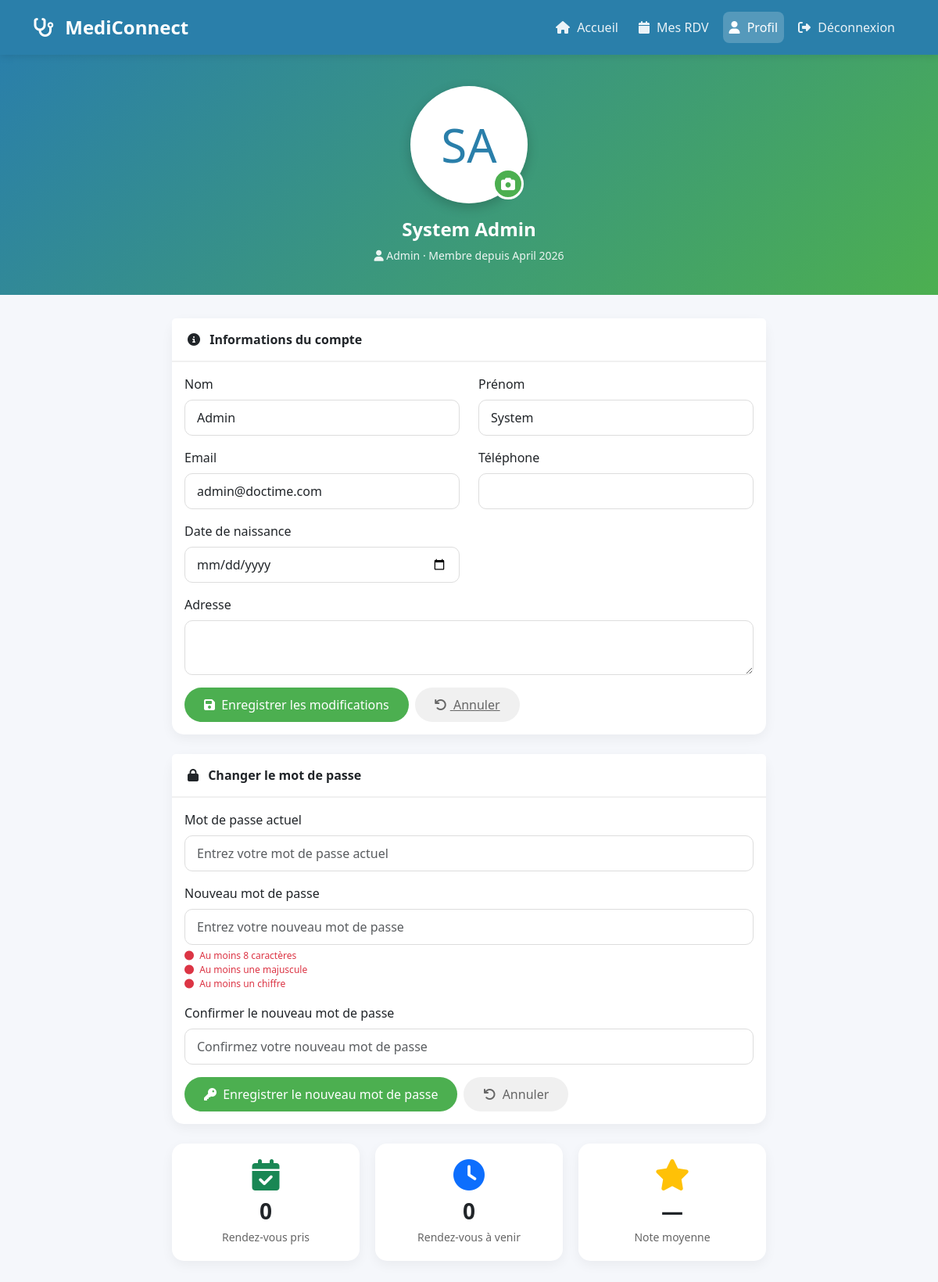
Page /index.php?page=mon_profil (signed in) on the committed database.
### tables this page shows
CREATE TABLE IF NOT EXISTS users (
    id INT AUTO_INCREMENT PRIMARY KEY,
    nom VARCHAR(100) NOT NULL,
    prenom VARCHAR(100) NOT NULL,
    email VARCHAR(255) NOT NULL UNIQUE,
    password VARCHAR(255) NOT NULL,
    telephone VARCHAR(20),
    adresse TEXT,
    date_naissance DATE,
    genre ENUM('M', 'F', 'Autre'),
    role ENUM('admin', 'medecin', 'patient') NOT NULL DEFAULT 'patient',
    statut ENUM('actif', 'inactif', 'en_attente') DEFAULT 'en_attente',
    avatar VARCHAR(255),
    derniere_connexion DATETIME,
    created_at TIMESTAMP DEFAULT CURRENT_TIMESTAMP,
    updated_at TIMESTAMP DEFAULT CURRENT_TIMESTAMP ON UPDATE CURRENT_TIMESTAMP,
    INDEX idx_email (email),
    INDEX idx_role (role),
    INDEX idx_statut (statut)
);

### config/database.php (called while the page is built, shortened)
<?php
class Database {
    private static ?Database $instance = null;
    private ?PDO $conn = null;
    private string $host = "localhost";
    private string $db_name = "doctime_db";
    private string $username = "root";
    private string $password = "";
    public static function getInstance(): Database {
        if (self::$instance === null) {
            self::$instance = new self();
        }
        return self::$instance;
    }
    private function connect(): void {
        try {
            $this->conn = new PDO(
                "mysql:host=" . $this->host . ";dbname=" . $this->db_name . ";charset=utf8mb4",
                $this->username,
                $this->password,
                [
                    PDO::ATTR_ERRMODE => PDO::ERRMODE_EXCEPTION,
                    PDO::ATTR_DEFAULT_FETCH_MODE => PDO::FETCH_ASSOC,
                    PDO::ATTR_EMULATE_PREPARES => false,
                ]
            );
        } catch (PDOException $e) {
            error_log("Erreur de connexion : " . $e->getMessage());
            die("Erreur de connexion à la base de données");
        }
    }
    public function getConnection(): PDO {
        return $this->conn;
    }
}
?>

### models/User.php (called while the page is built, shortened)
<?php
require_once __DIR__ . '/../config/database.php';
class User {
    private PDO $db;
    public function __construct() {
        $this->db = Database::getInstance()->getConnection();
    }
    public function findById(int $id): array|false {
        $stmt = $this->db->prepare(
            "SELECT * FROM users WHERE id = :id LIMIT 1"
        );
        $stmt->execute([':id' => $id]);
        return $stmt->fetch(PDO::FETCH_ASSOC);
    }
}

### views/frontoffice/profil.php (the view, shortened to what this page needs)
<!DOCTYPE html>
<html lang="fr">
<head>
    <link href="https://cdn.jsdelivr.net/npm/bootstrap@5.3.0/dist/css/bootstrap.min.css" rel="stylesheet">
    <link rel="stylesheet" href="https://cdnjs.cloudflare.com/ajax/libs/font-awesome/6.4.0/css/all.min.css">
</head>
<body>
    <nav class="navbar navbar-expand-lg">
        <div class="container">
            <a class="navbar-brand" href="index.php?page=accueil">
                <i class="fas fa-stethoscope"></i> MediConnect
            </a>
            <div class="collapse navbar-collapse" id="navbarNav">
                <ul class="navbar-nav ms-auto">
                    <li class="nav-item">
                        <a class="nav-link" href="index.php?page=accueil"><i class="fas fa-home"></i> Accueil</a>
                    </li>
                    <li class="nav-item">
                        <a class="nav-link" href="index.php?page=mes_rendez_vous"><i class="fas fa-calendar"></i> Mes RDV</a>
                    </li>
                    <li class="nav-item">
                        <a class="nav-link active" href="index.php?page=profil"><i class="fas fa-user"></i> Profil</a>
                    </li>
                    <li class="nav-item">
                        <a class="nav-link" href="index.php?page=logout"><i class="fas fa-sign-out-alt"></i> Déconnexion</a>
                    </li>
                </ul>
            </div>
        </div>
    </nav>
    <div class="profile-header">
        <div class="profile-avatar-wrapper">
            <?php
                $prenom = $user['prenom'] ?? $_SESSION['user_name'] ?? '';
                $nom    = $user['nom']    ?? '';
                $initiales = strtoupper(substr($prenom, 0, 1) . substr($nom, 0, 1));
                $avatar = $user['avatar'] ?? null;
            ?>
            <div class="profile-avatar" onclick="document.getElementById('avatarInput').click()">
                <?php if ($avatar && file_exists($avatar)): ?>
                    <img src="<?= htmlspecialchars($avatar) ?>" style="width:100%;height:100%;border-radius:50%;object-fit:cover;" alt="Avatar">
                <?php else: ?>
                    <?= $initiales ?: '👤' ?>
                <?php endif; ?>
            </div>
            <div class="avatar-overlay" onclick="document.getElementById('avatarInput').click()">
                <i class="fas fa-camera"></i>
            </div>
        </div>
        <div class="profile-name">
            <?= htmlspecialchars(($user['prenom'] ?? '') . ' ' . ($user['nom'] ?? $_SESSION['user_name'] ?? '')) ?>
        </div>
        <div class="profile-role">
            <i class="fas fa-user"></i>
            <?= ucfirst($userRole ?? $_SESSION['user_role'] ?? 'patient') ?>
            · Membre depuis <?= isset($user['created_at']) ? date('F Y', strtotime($user['created_at'])) : date('F Y') ?>
        </div>
    </div>
    <div class="main-container">
        <div class="card">
            <div class="card-header">
                <i class="fas fa-info-circle me-2"></i> Informations du compte
            </div>
            <div class="card-body">
                <form method="POST" action="index.php?page=profil">
                    <div class="row">
                        <div class="col-md-6 mb-3">
                            <label class="form-label">Nom</label>
                            <input type="text" name="nom" class="form-control"
                                   value="<?= htmlspecialchars($user['nom'] ?? '') ?>" required>
                        </div>
                        <div class="col-md-6 mb-3">
                            <label class="form-label">Prénom</label>
                            <input type="text" name="prenom" class="form-control"
                                   value="<?= htmlspecialchars($user['prenom'] ?? '') ?>" required>
                        </div>
                    </div>
                    <div class="row">
                        <div class="col-md-6 mb-3">
                            <label class="form-label">Email</label>
                            <input type="email" name="email" class="form-control"
                                   value="<?= htmlspecialchars($user['email'] ?? $_SESSION['user_email'] ?? '') ?>" required>
                        </div>
                        <div class="col-md-6 mb-3">
                            <label class="form-label">Téléphone</label>
                            <input type="tel" name="telephone" class="form-control"
                                   value="<?= htmlspecialchars($user['telephone'] ?? '') ?>">
                        </div>
                    </div>
                    <div class="row">
                        <div class="col-md-6 mb-3">
                            <label class="form-label">Date de naissance</label>
                            <input type="date" name="date_naissance" class="form-control"
                                   value="<?= htmlspecialchars($user['date_naissance'] ?? '') ?>">
                        </div>
                    </div>
                    <div class="mb-3">
                        <label class="form-label">Adresse</label>
                        <textarea name="adresse" class="form-control" rows="2"><?= htmlspecialchars($user['adresse'] ?? '') ?></textarea>
                    </div>
                    <div class="d-flex gap-2 mt-3">
                        <button type="submit" class="btn-save">
                            <i class="fas fa-save me-1"></i> Enregistrer les modifications
                        </button>
                        <a href="index.php?page=profil" class="btn-cancel">
                            <i class="fas fa-undo me-1"></i> Annuler
                        </a>
                    </div>
                </form>
            </div>
        </div>
        <div class="card">
            <div class="card-header">
                <i class="fas fa-lock me-2"></i> Changer le mot de passe
            </div>
            <div class="card-body">
                <form method="POST" action="index.php?page=profil">
                    <div class="mb-3">
                        <label class="form-label">Mot de passe actuel</label>
                        <input type="password" name="current_password" class="form-control"
                               placeholder="Entrez votre mot de passe actuel" required>
                    </div>
                    <div class="mb-3">
                        <label class="form-label">Nouveau mot de passe</label>
                        <input type="password" id="newPassword" name="new_password" class="form-control"
                               placeholder="Entrez votre nouveau mot de passe" required>
                        <div class="password-requirements">
                            <span id="reqLength" class="requirement-invalid"><i class="fas fa-circle me-1"></i> Au moins 8 caractères</span><br>
                            <span id="reqUpper" class="requirement-invalid"><i class="fas fa-circle me-1"></i> Au moins une majuscule</span><br>
                            <span id="reqNumber" class="requirement-invalid"><i class="fas fa-circle me-1"></i> Au moins un chiffre</span>
                        </div>
                    </div>
                    <div class="mb-3">
                        <label class="form-label">Confirmer le nouveau mot de passe</label>
                        <input type="password" id="confirmPassword" name="confirm_password" class="form-control"
                               placeholder="Confirmez votre nouveau mot de passe" required>
                    </div>
                    <div class="d-flex gap-2 mt-3">
                        <button type="submit" class="btn-save">
                            <i class="fas fa-key me-1"></i> Enregistrer le nouveau mot de passe
                        </button>
                        <button type="button" class="btn-cancel" onclick="cancelPassword()">
                            <i class="fas fa-undo me-1"></i> Annuler
                        </button>
                    </div>
                </form>
            </div>
        </div>
        <div class="stats-row">
            <div class="stat-card">
                <i class="fas fa-calendar-check text-success"></i>
                <h3><?= $stats['total_rdv'] ?? 0 ?></h3>
                <p>Rendez-vous pris</p>
            </div>
            <div class="stat-card">
                <i class="fas fa-clock text-primary"></i>
                <h3><?= $stats['rdv_avenir'] ?? 0 ?></h3>
                <p>Rendez-vous à venir</p>
            </div>
            <div class="stat-card">
                <i class="fas fa-star text-warning"></i>
                <h3><?= $stats['note_moyenne'] ?? '—' ?></h3>
                <p>Note moyenne</p>
            </div>
        </div>
    </div>
</body>
</html>

### views/frontoffice/profil.php (style rules this page uses)
body { background: #f5f7fb; font-family: 'Segoe UI', sans-serif; margin: 0; padding: 0; }
.navbar { background: #2A7FAA; box-shadow: 0 2px 10px rgba(0,0,0,0.1); padding: 12px 0; }
.navbar-brand { color: white !important; font-weight: bold; font-size: 1.5rem; }
.navbar-brand i { margin-right: 8px; }
.nav-link { color: rgba(255,255,255,0.9) !important; font-weight: 500; transition: all 0.3s; margin: 0 5px; }
.nav-link:hover, .nav-link.active { color: white !important; background: rgba(255,255,255,0.2); border-radius: 8px; }
.nav-link i { margin-right: 5px; }
.profile-header { background: linear-gradient(135deg, #2A7FAA 0%, #4CAF50 100%); color: white; padding: 40px 0; text-align: center; }
.profile-avatar-wrapper { position: relative; width: 150px; height: 150px; margin: 0 auto 15px; }
.profile-avatar { width: 150px; height: 150px; background: white; border-radius: 50%; display: flex; align-items: center; justify-content: center; font-size: 60px; color: #2A7FAA; box-shadow: 0 5px 15px rgba(0,0,0,0.2); object-fit: cover; cursor: pointer; transition: all 0.3s; }
.avatar-overlay { position: absolute; bottom: 5px; right: 5px; background: #4CAF50; border-radius: 50%; width: 40px; height: 40px; display: flex; align-items: center; justify-content: center; cursor: pointer; transition: all 0.3s; border: 3px solid white; }
.avatar-overlay i { color: white; font-size: 18px; }
.profile-name { font-size: 24px; font-weight: bold; margin-bottom: 5px; }
.profile-role { font-size: 14px; opacity: 0.9; }
.card { border: none; border-radius: 15px; box-shadow: 0 5px 15px rgba(0,0,0,0.05); margin-bottom: 25px; }
.card-header { background: white; border-bottom: 2px solid #f0f0f0; padding: 15px 20px; font-weight: bold; border-radius: 15px 15px 0 0; }
.form-control, .form-select { border-radius: 10px; padding: 10px 15px; border: 1px solid #ddd; }
.btn-save { background: #4CAF50; color: white; border-radius: 25px; padding: 10px 25px; border: none; transition: all 0.3s; }
.btn-cancel { background: #f0f0f0; color: #666; border-radius: 25px; padding: 10px 25px; border: none; transition: all 0.3s; }
.password-requirements { font-size: 12px; color: #999; margin-top: 5px; }
.requirement-invalid { color: #dc3545; }
.main-container { max-width: 800px; margin: 0 auto; padding: 30px 20px; }
.stats-row { display: flex; gap: 20px; margin-top: 20px; }
.stat-card { flex: 1; background: white; border-radius: 15px; padding: 20px; text-align: center; box-shadow: 0 5px 15px rgba(0,0,0,0.05); }
.stat-card i { font-size: 40px; margin-bottom: 10px; }
.stat-card h3 { margin: 0; font-size: 28px; font-weight: bold; }
.stat-card p { margin: 5px 0 0; color: #666; font-size: 14px; }

### rows in the picture
users: prenom+nom "SA", prenom+nom "System Admin", created_at "April 2026", nom "Admin", prenom "System", email "admin@doctime.com"

### other values in the picture
$userRole "Admin"
$stats['total_rdv'] "0"
$stats['rdv_avenir'] "0"
$stats['note_moyenne'] "—"
